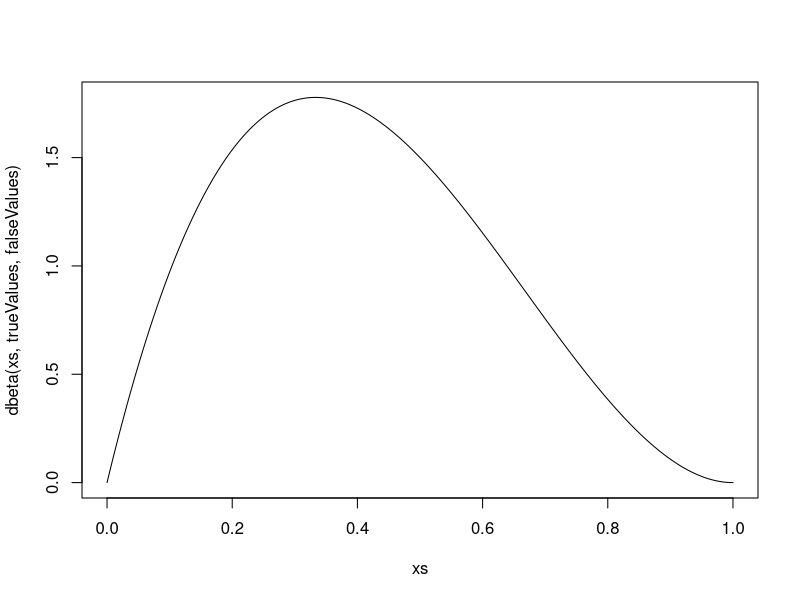
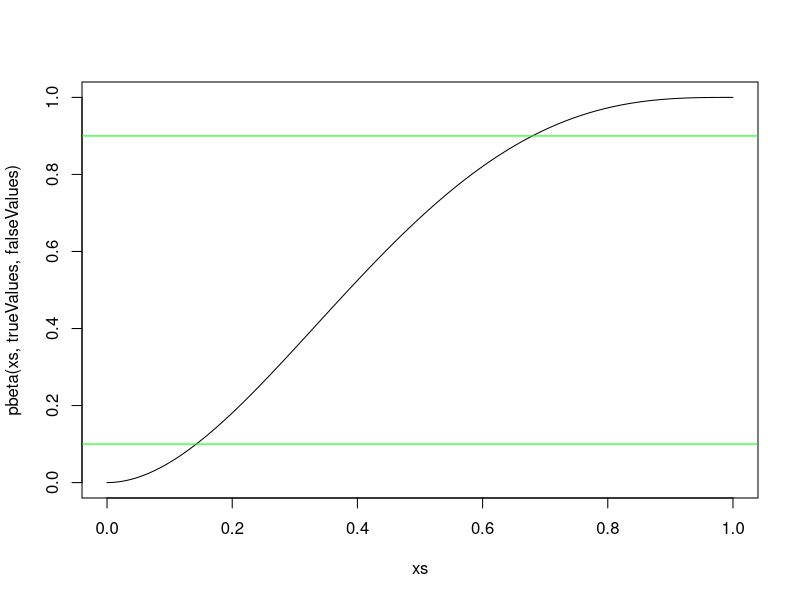
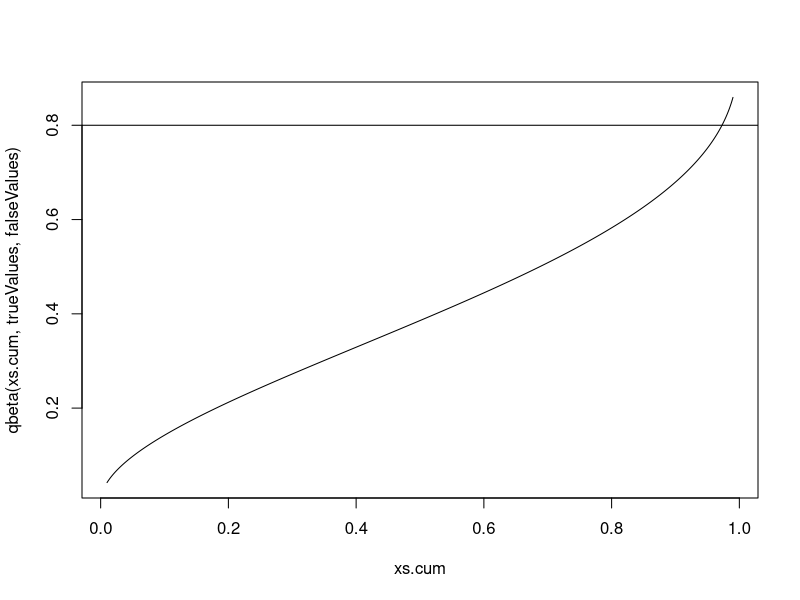
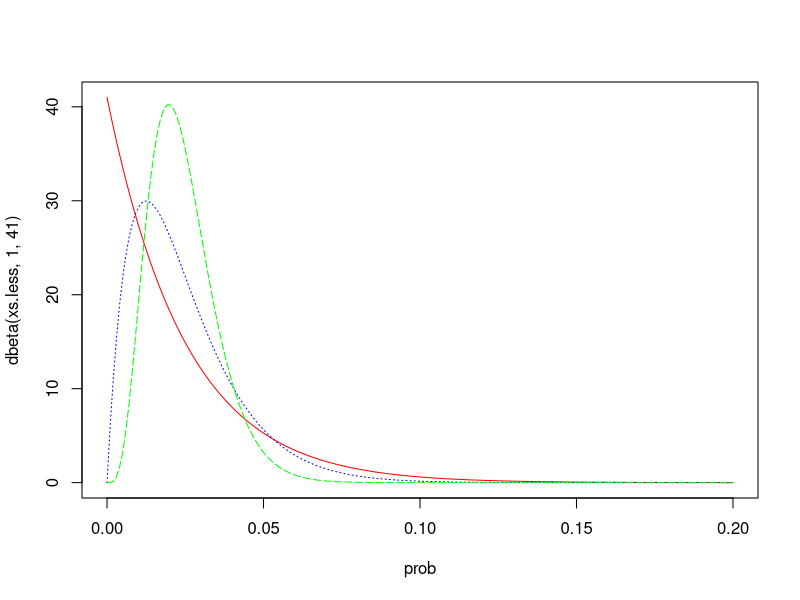
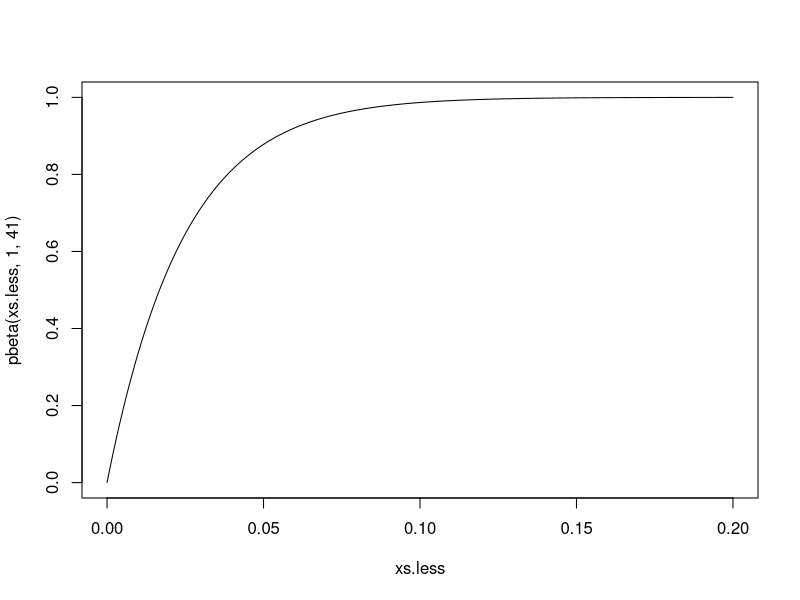
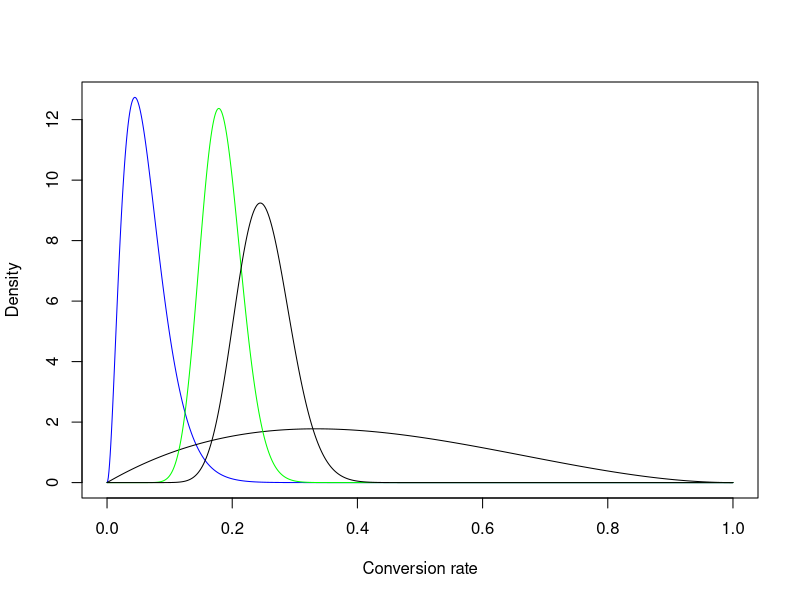
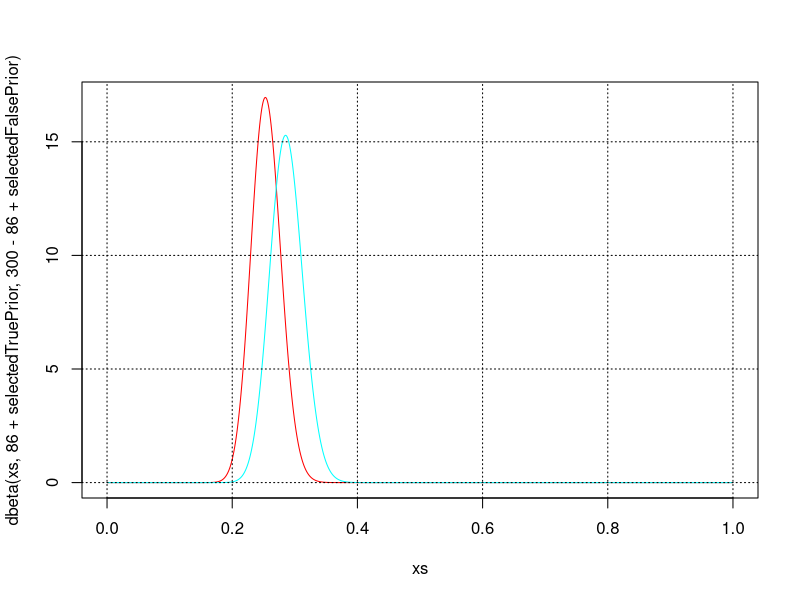
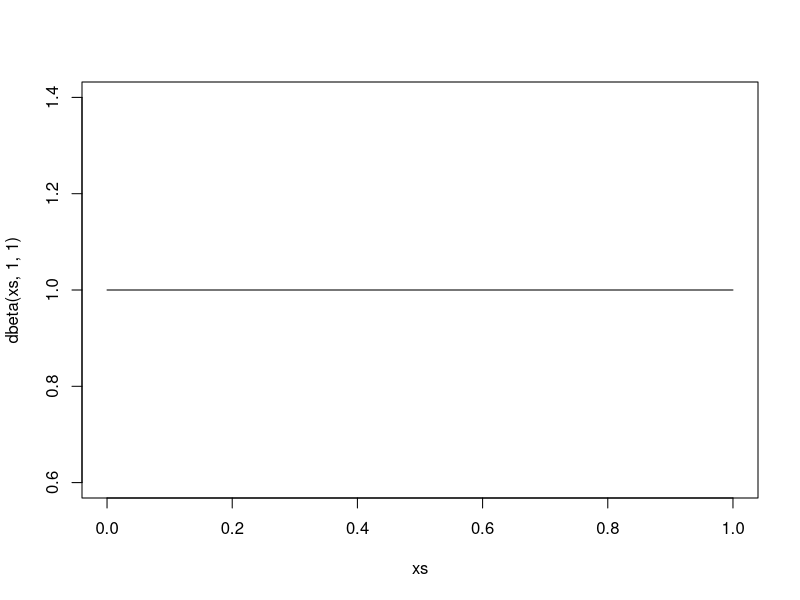

Recreate these plots in R, in order.
xs <- seq(0, 1, by=0.001)
xs.cum <- seq(0.01, 0.99, by=0.001)
xs.less <- seq(0, 0.2, by=0.001)

trueValues = 2
falseValues = 5 - trueValues

plot(xs, dbeta(xs, trueValues, falseValues), type='l')


plot(xs, pbeta(xs, trueValues, falseValues), type='l')
abline(h=0.9, col='green')
abline(h=0.1, col='green')

plot(xs.cum, qbeta(xs.cum, trueValues, falseValues), type='l')
abline(h=0.8)

# Likelihood: the observed data
# Prior probability: extenal context information

# Mean conversion rate: 2.4% (a / a + b)

# lty: twodash, longdash, dotdash, dotted, dashed, solid, blank
plot(xs.less, xlab='prob', dbeta(xs.less, 1, 41), type='l', col='red') # Use this one: weak prior, easier to change with more data
lines(xs.less, dbeta(xs.less, 2, 80), lty='dotted', col='blue', )
lines(xs.less, dbeta(xs.less, 5, 200), lty='longdash', col='green')

plot(xs.less, pbeta(xs.less, 1, 41), type='l')

selectedTruePrior = 1
selectedFalsePrior = 41

# Beta(αposterior, βposterior) = Beta(αlikelihood + αprior, βlikelihood + βprior)
plot(xs, dbeta(xs, trueValues + selectedTruePrior, falseValues + selectedFalsePrior), ylab='Density', xlab='Conversion rate', type='l', col='blue')
lines(xs, dbeta(xs, trueValues, falseValues), type='l')

lines(xs, dbeta(xs, 25 + selectedTruePrior, 75 + selectedFalsePrior), type='l', col='green')
lines(xs, dbeta(xs, 25, 75), type='l')

# More collected data...
# "the more data we gather, the more our prior beliefs become diminished by evidence"
plot(xs, dbeta(xs, 86 + selectedTruePrior, 300 - 86 + selectedFalsePrior), type='l', col='red')
lines(xs, dbeta(xs, 86, 300 - 86), type='l', col='cyan', )
grid(col='black')


# Non-informative prior
plot(xs, dbeta(xs, 1, 1), type='l')

plot(xs, dbeta(xs, 1, 2), type='l')
grid(col='black')

plot(xs, pbeta(xs, 1, 2), type='l')
grid(col='black')


# EXERCISES
# 1
# a
lines(xs, dbeta(xs, 7, 3), type='l')
# b
plot(xs, dbeta(xs, 1000, 1000), type='l')
# c
lines(xs, dbeta(xs, 70, 30), type='l')

# 2
# a 
qbeta(.975, 7+9+9, 3+3+11)
qbeta(.025, 7+9+9, 3+3+11)
# b 
qbeta(.975, 1000+9+9, 1000+3+11)
qbeta(.025, 1000+9+9, 1000+3+11)
#c 
qbeta(.975, 70+9+9, 30+3+11)
qbeta(.025, 70+9+9, 30+3+11)
